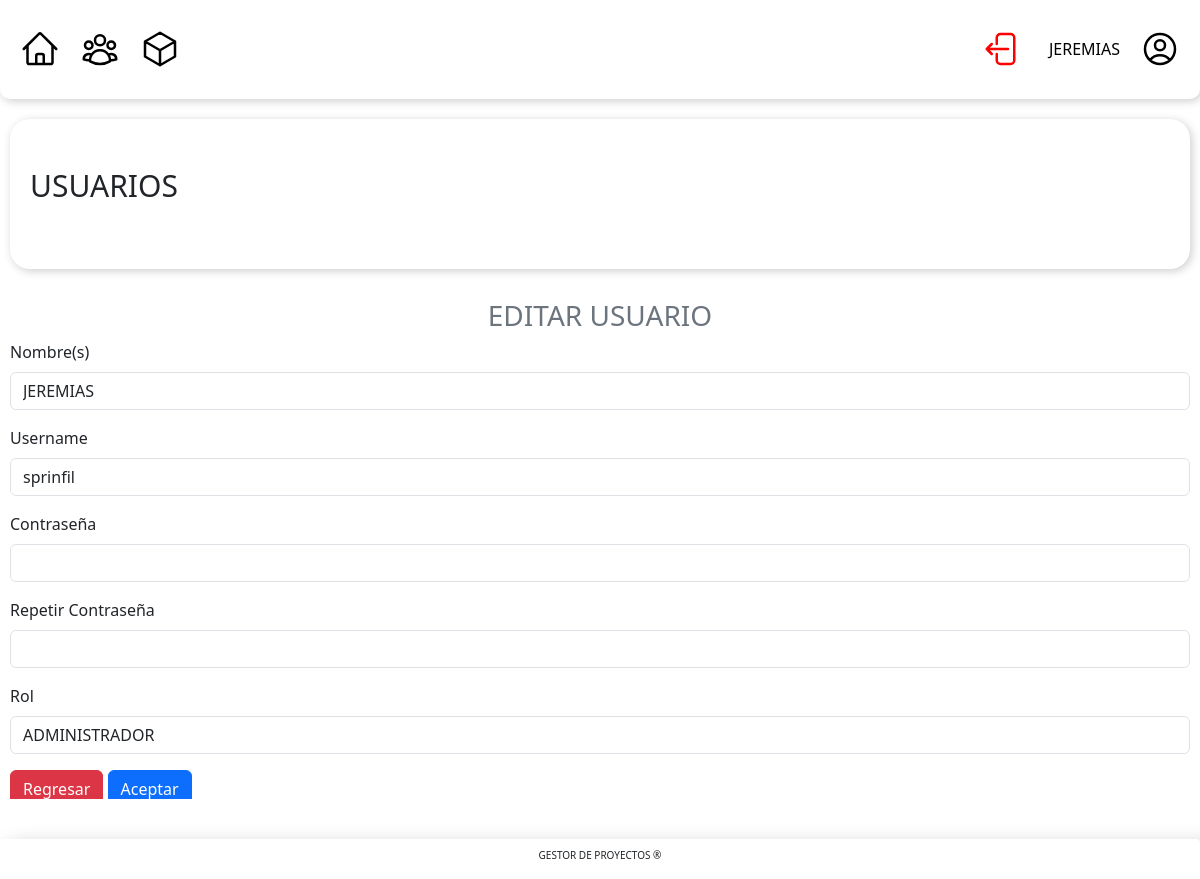
Page /views/usuarios_update.php?id=25 (signed in) on the committed database.
### tables this page shows
CREATE TABLE IF NOT EXISTS `usuarios` (
  `id` bigint NOT NULL AUTO_INCREMENT,
  `nombre` varchar(100) DEFAULT NULL,
  `password` varchar(100) DEFAULT NULL,
  `username` varchar(100) DEFAULT NULL,
  `rol` enum('USUARIO','EDITOR','ADMINISTRADOR') DEFAULT 'USUARIO',
  PRIMARY KEY (`id`)
);

### models/BD.php (called while the page is built, shortened)
<?php
class BD{
    public function __construct() {
        $this->conexion = new mysqli('localhost','root','','crud_anderson');
    }
}

### models/Usuario.php (called while the page is built, shortened)
<?php
class Usuario{
    public function __construct($id) {
        $bd = new BD();
        $sql = $bd->conexion->query(" SELECT * FROM usuarios WHERE id = $id ");
        $datos = $sql->fetch_object();
        $this->nombre = $datos->nombre;
        $this->username = $datos->username;
        $this->rol = $datos->rol;
    }
}

### views/usuarios_update.php (the view, shortened to what this page needs)
<!DOCTYPE html>
<html lang="es">
<head>
    <link href="../vendor/twbs/bootstrap/dist/css/bootstrap.min.css" rel="stylesheet">
    <link rel="stylesheet" href="../css/principal.css">
    <link rel="stylesheet" href="../css/usuarios.css">
</head>
<body>
    <div class="main">
        <?php
        include 'layouts/header.php';
        ?>
        <div class="contenedor-main">
            <div class="titulo">
                <p>USUARIOS</p>
            </div>
            <div class="contenedor-nuevo-usuario">
                <form class="formulario-nuevo-usuario" method="POST" id="modificarForm">
                <?php
                    include '../models/BD.php';
                    $usuario = new Usuario($_GET['id']);
                    ?>
                    <h3 class="text-center text-secondary">EDITAR USUARIO</h3>
                    <div class="mb-3">
                        <label for="exampleInputEmail1" class="form-label">Nombre(s)</label>
                        <input type="text" class="form-control" id="exampleInputEmail1" aria-describedby="emailHelp"
                            name="nombre" value="<?= $usuario->nombre ?>">
                    </div>
                    <div class="mb-3">
                        <label for="exampleInputEmail1" class="form-label">Username</label>
                        <input type="text" class="form-control" id="exampleInputEmail1" aria-describedby="emailHelp"
                            name="username" value="<?= $usuario->username ?>">
                    </div>
                    <div class="mb-3">
                        <label for="exampleInputEmail1" class="form-label">Contraseña</label>
                        <input type="password" class="form-control" id="exampleInputEmail1" aria-describedby="emailHelp"
                            name="password" >
                    </div>
                    <div class="mb-3">
                        <label for="exampleInputEmail1" class="form-label">Repetir Contraseña</label>
                        <input type="password" class="form-control" id="exampleInputEmail1" aria-describedby="emailHelp"
                            name="password_repetir">
                    </div>
                    <div class="mb-3">
                        <label for="exampleInputEmail1" class="form-label">Rol</label>
                        <select id="" class="form-control" name="rol">
                            <option <?php if($usuario->rol == "ADMINISTRADOR"){?>  selected  <?php } ?> value="ADMINISTRADOR">ADMINISTRADOR</option>
                        </select>
                    </div>
                    <a href="/anderson-trial/views/usuarios.php"><button type="button" class="btn btn-danger">Regresar</button></a>
                    <button type="submit" class="btn btn-primary" name="btn-modificar" value="ok">Aceptar</button>
                </form>
            </div>
        </div>
        <?php
        include 'layouts/footer.php';
        ?>
    </div>
</body>
</html>

### css/principal.css (style rules this page uses)
.main { display: flex; flex-direction: column; height: 100vh; overflow: auto; padding-bottom: 80px; }
.contenedor-main { flex-grow: 1; width: 100%; padding-left: 100px; padding-right: 100px; overflow: auto; }
a { text-decoration: none; }
.titulo { height: 150px; margin-top: 20px; border-radius: 20px 20px 20px 20px; box-shadow: 2px 2px 10px rgba(0, 0, 0, 0.2); display: flex; align-items: center; padding-left: 20px; }
.titulo p { font-size: 30px; }
@media (max-width: 1400px) { .contenedor-main { padding-left: 10px; padding-right: 10px; } }

### css/usuarios.css (style rules this page uses)
.contenedor-nuevo-usuario { display: flex; align-items: center; justify-content: center; }
.formulario-nuevo-usuario { margin-top: 30px; width: 100%; }

### css/header.css (style rules this page uses)
:root { --color-primario: #ffffff; }
button { background-color: var(--color-primario); border: none; }

### css/footer.css (style rules this page uses)
:root { --color-primario: #ffffff; }
p { font-size: 10px; }

### rows in the picture
usuarios: nombre "JEREMIAS", username "sprinfil", rol "ADMINISTRADOR"

### other values in the picture
$_SESSION['user']['nombre'] "JEREMIAS"
